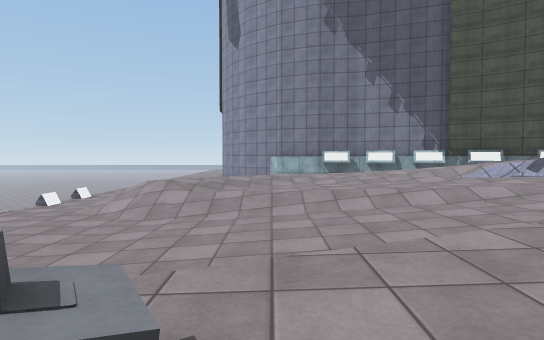
View 1 (above)

21 first-person views from a walk through a scene from a Unity 3-D project. The camera is 1.2 m above the floor, tilts 2° down and sees 75° across. The floor is counted in squares, 2 m on a side. Each view is taken from the middle of a square. On the plan, view 1 faces up. The plan holds only what a view shows up to about 10 squares ahead; the rest is blank. The place goes on beyond the plan. Some animated figures are left out. Surface patterns are stand-ins for the level's own textures.

View 2
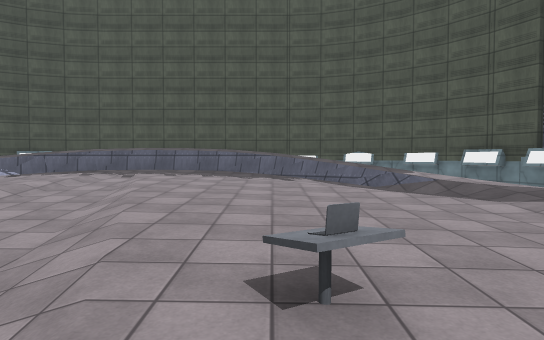

View 3
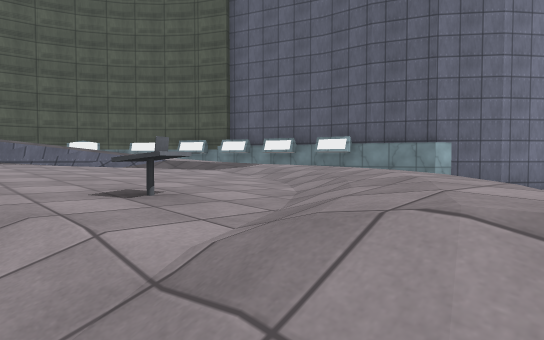

View 4
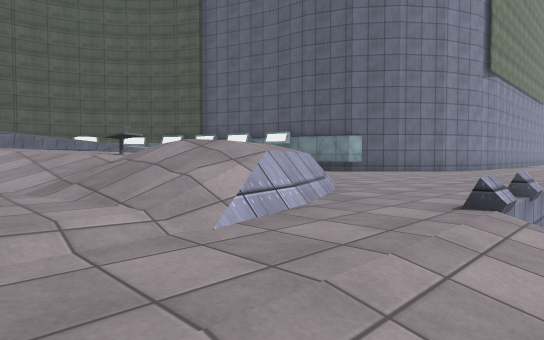

View 5
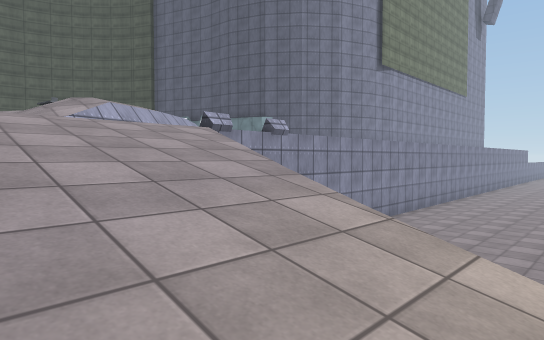

View 6
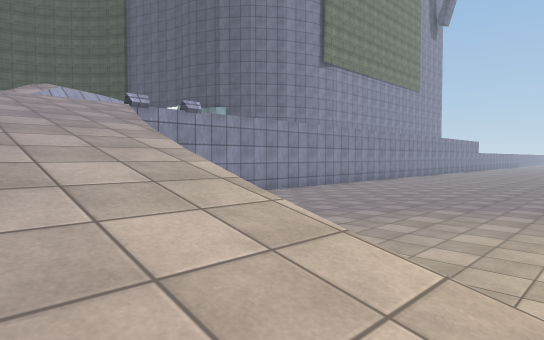

View 7
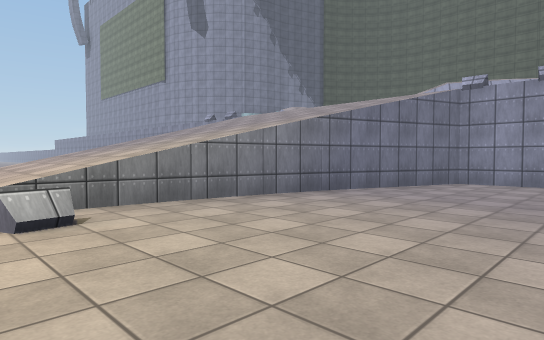

View 8
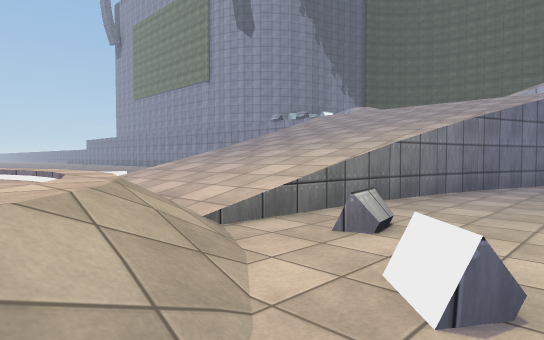

View 9
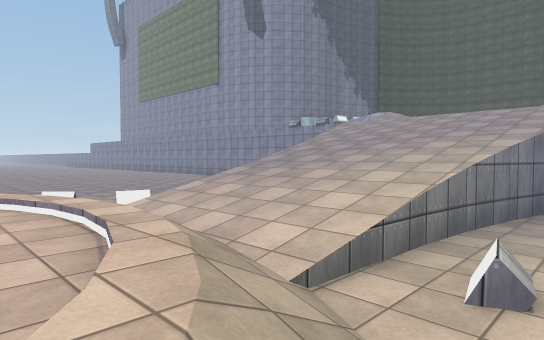

View 10
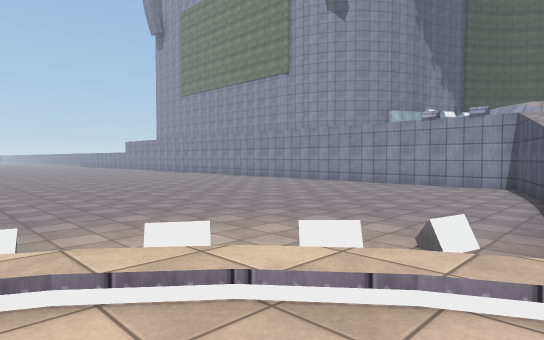

View 11
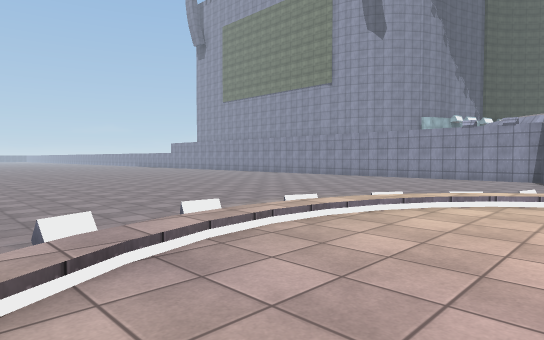

View 12
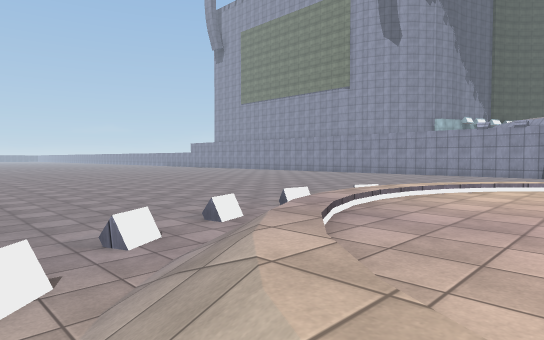

View 13
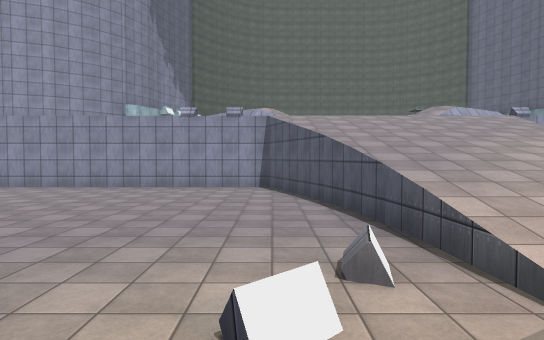

View 14
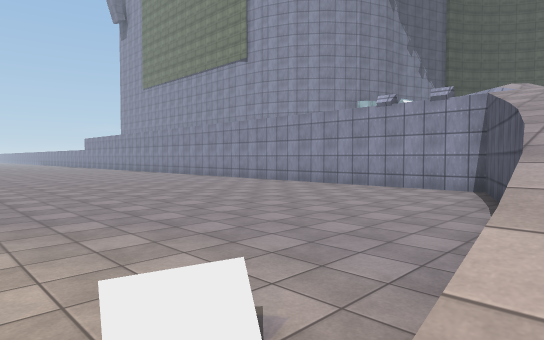

View 15
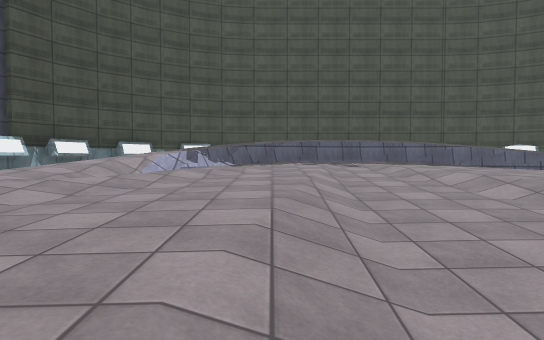

View 16
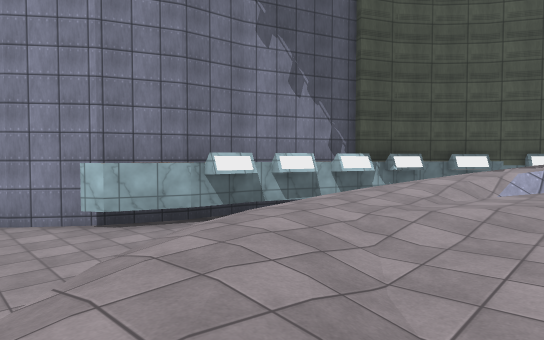

View 17
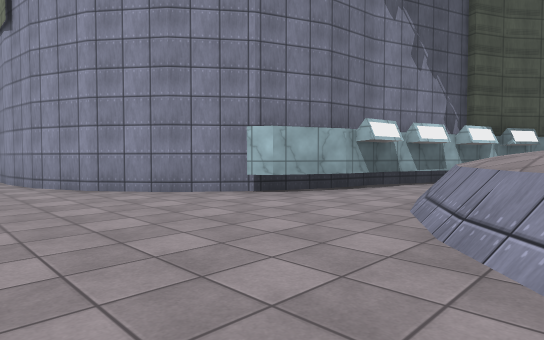

View 18
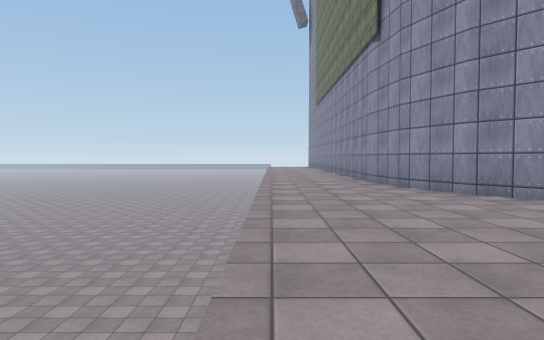

View 19
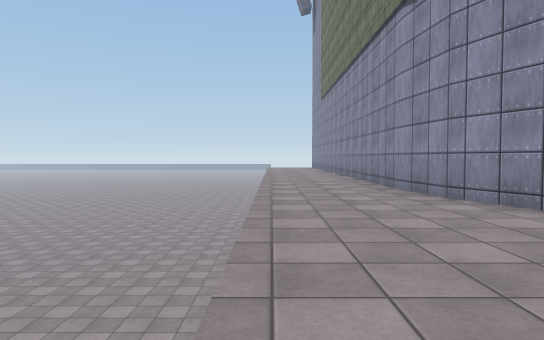

View 20
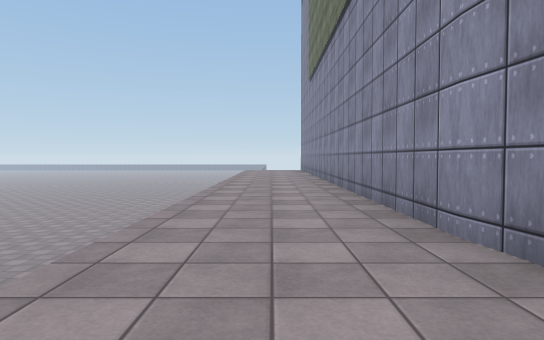

View 21
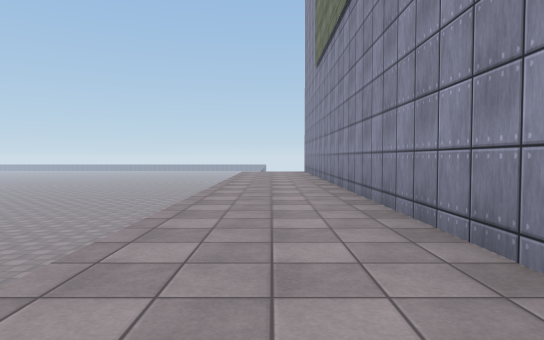

### Floor plan
Key: @ floor where view 1 was taken; # wall or solid block; x gap in a wall; . main floor; : floor 0.75 m higher than the main floor; + floor 4.25 m higher than the main floor; * floor 4.5 m higher than the main floor; % floor 5.25 m higher than the main floor; & floor 5.5 m higher than the main floor; $ floor 5.75 m higher than the main floor; / step, stairs or slope; = window, fence, low wall or low ledge.
Columns run from 23 left of view 1 to 8 right of it. Each row starts with its distance up from view 1.
 27             ..    +++#
 26             ..    +++#
 25             ..    +++#
 24                   +++#
 23                   +++#
 22            .......+++#
 21            .......+++#
 20            .......+++#
 19            .......+++#
 18             ......+++#
 17            .......+++#
 16  .....  .. .......+++##
 15  .................++++##
 14  .................+++++##
 13  .................++++++####
 12  .................+++++++++###
 11  .................+++++///   ###
 10  ................./+++=//////  #
  9  .==.==.........../++=#&//////
  8 =./////.=.........++=#//%//&///
  7  ////////=.......//+=///%&/////
  6  /::::://.=...///////////&///$=
  5 //::::::////////// /**/////////
  4        ://////////  **////////$
  3        :////////////**/////$$$$
  2        :////////////////&&&&$$/
  1        //.=../////+=//==%&&&&&=
  0        //=......//x#//%@%%&&&/=
 -1        ...........++= /%%%&%//#
 -2          .........++   ///////=
 -3          ........  ++ ==&&$//=
 -4            .......++++   =   ###
 -5            .......+++++      ##
 -6            .......+++++ ####
 -7            .......++++ ##
 -8             .....     ##

Positions as (right, up) in squares from view 1, and headings:
1: (0, 0), facing up
2: (-2, 1), facing right
3: (-3, 2), facing down-right
4: (-6, 3), facing down-right
5: (-10, 3), facing down-right
6: (-13, 3), facing down-right
7: (-14, -3), facing up-right
8: (-16, -1), facing up-right
9: (-16, 0), facing up-right
10: (-17, 5), facing up-right
11: (-21, 5), facing up-right
12: (-23, 5), facing up-right
13: (-16, 7), facing right
14: (-14, 5), facing up-right
15: (-2, 6), facing right
16: (-2, 7), facing up-right
17: (-4, 9), facing up-right
18: (-5, 10), facing up
19: (-5, 12), facing up
20: (-4, 16), facing up
21: (-4, 18), facing up
